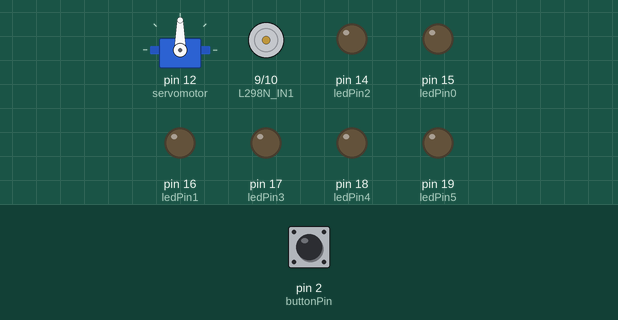
Recording of a sketch running on a simulated Arduino Uno, built with avr-gcc and run on an emulated ATmega328P. Parts: servo, motor-driver pin pairs drawn as motors (green arrow = first pin HIGH = forward, orange = second pin HIGH = backward, longer = more drive, scaled by the enable pin), output pins drawn as LEDs (lit = HIGH). Inputs (shaded band) come from the test bench; at power-on: pin 2 (buttonPin) HIGH.

Above: at 1.2 s.
1.3 s: pin 2 (buttonPin) pulled LOW for 0.15 s
At 1.6 s:
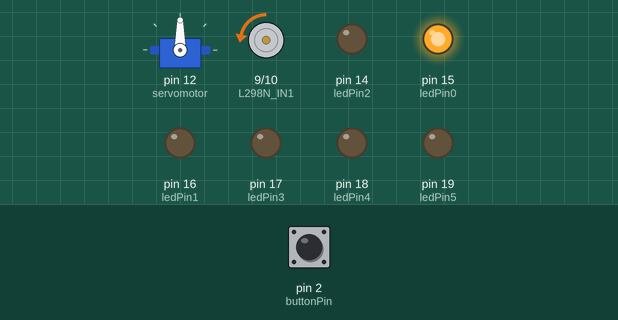
4.3 s: pin 2 (buttonPin) pulled LOW for 3.2 s
At 6.3 s:
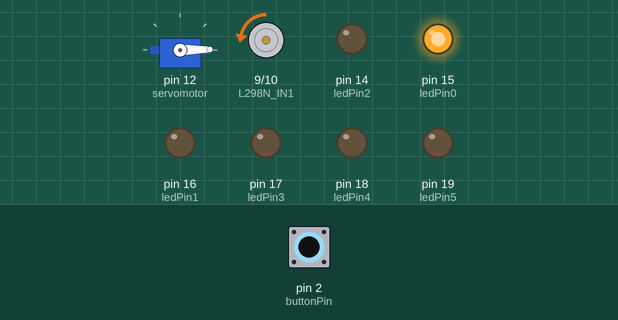
12.0 s: pin 2 (buttonPin) pulled LOW for 1 s
At 13.2 s:
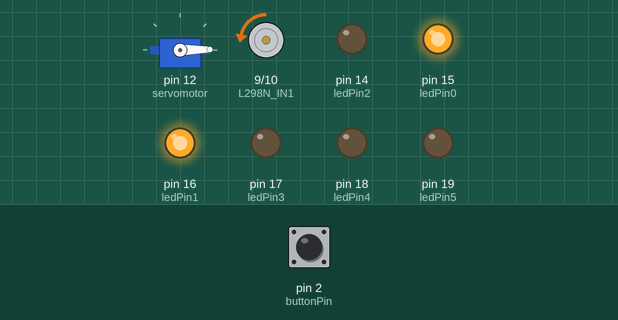
15.8 s: pin 2 (buttonPin) driven LOW
At 17.8 s:
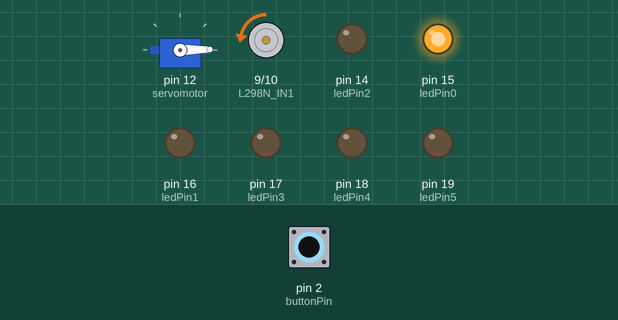
18.8 s: pin 2 (buttonPin) driven HIGH
At 19.57 s:
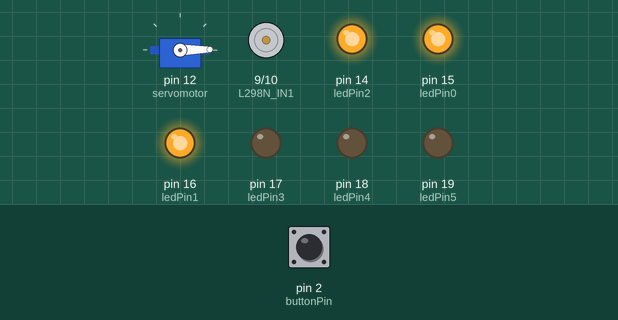
Timing chart, 0 to 22.8 s (numbered marks = the images above; inputs shaded):
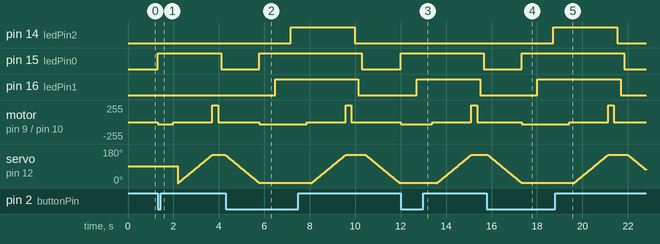

The sketch:

protakers.ino
```cpp
#include <Servo.h>

//button
const int buttonPin = 2;

//led 6ea
const int ledPin0 = 15;
const int ledPin1 = 16;
const int ledPin2 = 14;
const int ledPin3 = 17;
const int ledPin4 = 18;
const int ledPin5 = 19;

const int LED[]={ledPin0, ledPin1, ledPin2, ledPin3, ledPin4, ledPin5};

//L298N motor
const int L298N_IN1 = 9;
const int L298N_IN2 = 10;
const int en = 11;

//servo motor
Servo servomotor;
int pos=0;

// over 6th led
bool over;

//led on/off count
int count;

void setup() {

    over = false;

    //button
    pinMode(buttonPin,INPUT);

    //led
    pinMode(ledPin0,OUTPUT);
    pinMode(ledPin1,OUTPUT);
    pinMode(ledPin2,OUTPUT);
    pinMode(ledPin3,OUTPUT);
    pinMode(ledPin4,OUTPUT);
    pinMode(ledPin5,OUTPUT);

    //L298N motor
    pinMode(L298N_IN1, OUTPUT);
    pinMode(L298N_IN2, OUTPUT);
    pinMode(en, OUTPUT);

    //servo motor
    servomotor.attach(12);

}

void loop() {

  count=0;

  // button을 누른 경우
  while(!digitalRead(buttonPin)){

    // 누르는 시간에 따라 위로 불빛이 하나씩 증가함
    analogWrite(LED[count++], 200);

    //motor작동
    digitalWrite(L298N_IN1, LOW);
    digitalWrite(L298N_IN2, HIGH);
    analogWrite(en, 100);
    //30으로
    digitalWrite(L298N_IN1, LOW);
    digitalWrite(L298N_IN2, HIGH);
    analogWrite(en, 30);
    delay(700);

    // 6개의 불빛이 켜진 경우
    if(count==6){
           over = true;
           break;
       }
   }

   // 버튼을 1회 이상 누른 경우
   if(count != 0){
     //motor stop
    digitalWrite(L298N_IN1, LOW);
    digitalWrite(L298N_IN2, LOW);
    analogWrite(en, 0);
    delay(200);

    //잡아주고
    for(pos=0;pos<150;pos++){
      servomotor.write(pos);
      delay(10);
    }

    //끊어주고
    digitalWrite(L298N_IN1, HIGH);
    digitalWrite(L298N_IN2, LOW);
    analogWrite(en, 255);
    delay(250);
    digitalWrite(L298N_IN1, LOW);
    digitalWrite(L298N_IN2, LOW);
    analogWrite(en, 0);

     //led 끄기
     while(count>-1) {
       analogWrite(LED[count--],0);
       delay(150);
     }

    for(pos=150;pos>0;pos--){
      servomotor.write(pos);
      delay(10);
    }
   }
   // 6개의 led가 켜진 경우
   if(over){
     delay(5000);
     over = false;
   }
}
```

Measured:
- after the input at 1.3 s, pin 15 (ledPin0): LOW → HIGH at once, → LOW 2.8 s later; motor on pin 9 (L298N_IN1) / pin 10 (L298N_IN2): stopped → backward 30/255 at once, → stopped 0.70 s later, → forward 255/255 1.7 s later, → stopped 0.25 s later
- after the input at 4.3 s, pin 14 (ledPin2): LOW → HIGH after 2.9 s, → LOW 2.8 s later; pin 15 (ledPin0): LOW → HIGH after 1.5 s, → LOW 4.5 s later
- after the input at 12.0 s, pin 15 (ledPin0): LOW → HIGH at once, → LOW 3.7 s later; pin 16 (ledPin1): LOW → HIGH after 0.70 s, → LOW 2.8 s later; motor on pin 9 (L298N_IN1) / pin 10 (L298N_IN2): stopped → backward 30/255 at once, → stopped 1.4 s later, → forward 255/255 1.7 s later, → stopped 0.25 s later
- after the input at 15.8 s, pin 14 (ledPin2): LOW → HIGH after 2.9 s; pin 15 (ledPin0): LOW → HIGH after 1.5 s; pin 16 (ledPin1): LOW → HIGH after 2.2 s; motor on pin 9 (L298N_IN1) / pin 10 (L298N_IN2): stopped → backward 30/255 after 1.5 s
- after the input at 18.8 s, pin 14 (ledPin2): HIGH → LOW after 2.7 s; pin 15 (ledPin0): HIGH → LOW after 3.0 s; pin 16 (ledPin1): HIGH → LOW after 2.9 s; pin 17 (ledPin3): stays LOW (without the input it goes to HIGH after 0.62 s); pin 18 (ledPin4): stays LOW (without the input it goes to HIGH after 1.3 s)
